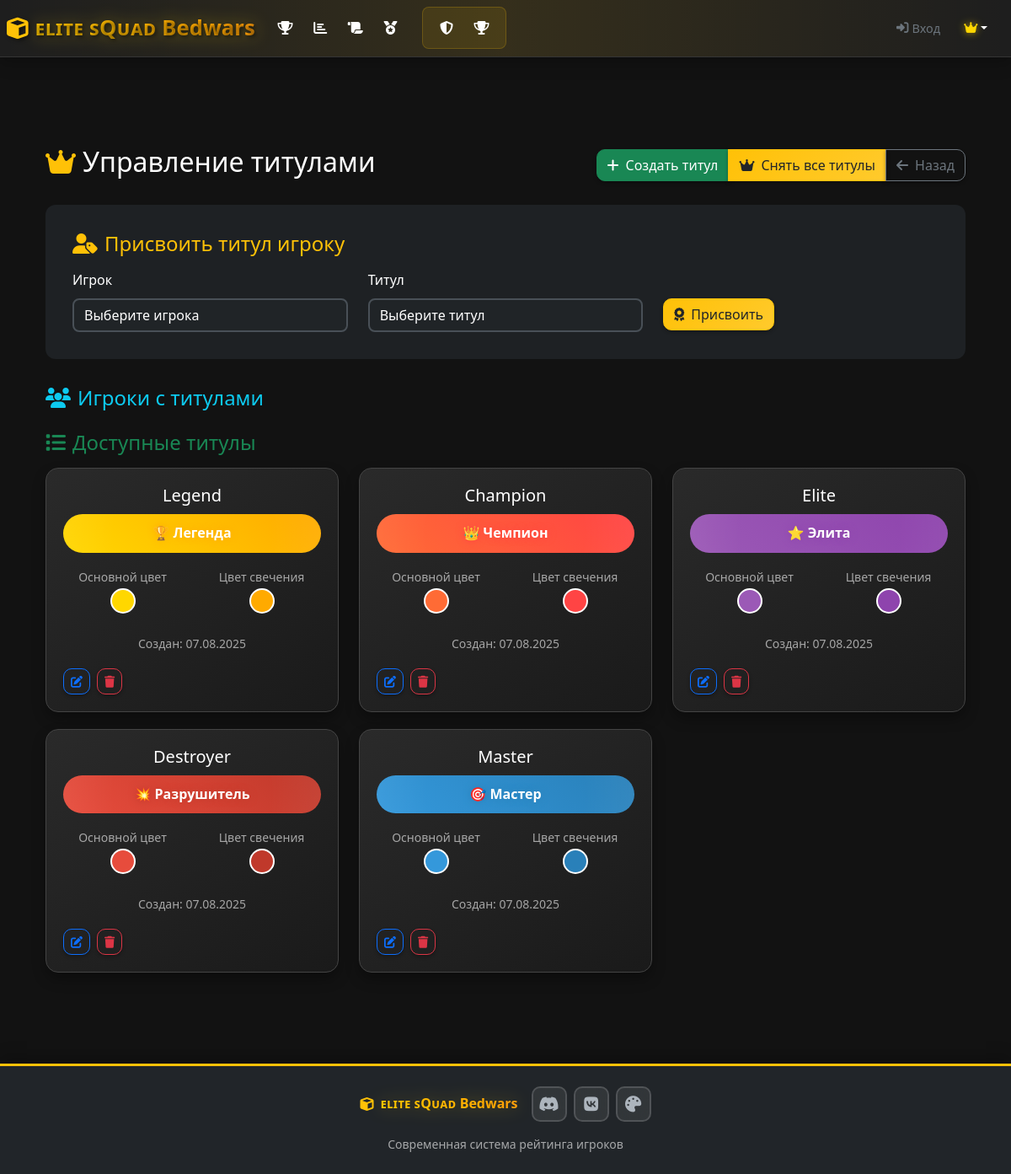
Page /admin/titles (signed in) on the committed database.
### models.py (models this page shows, shortened)
class CustomTitle(db.Model):
    id = db.Column(db.Integer, primary_key=True)
    name = db.Column(db.String(100), nullable=False, unique=True)
    display_name = db.Column(db.String(100), nullable=False)
    color = db.Column(db.String(7), default='#ffd700')  # Hex color
    glow_color = db.Column(db.String(7), default='#ffd700')  # Glow effect color
    is_active = db.Column(db.Boolean, default=True)
    created_at = db.Column(db.DateTime, default=datetime.utcnow)
    created_by = db.Column(db.String(100), default='admin')

### routes.py (the view)
@app.route('/admin/titles')
def admin_titles():
    if not session.get('is_admin', False):
        flash('Доступ запрещен!', 'error')
        return redirect(url_for('login'))
    titles = CustomTitle.query.all()
    players = Player.query.all()
    return render_template('admin_titles.html', titles=titles, players=players)

### models.py (called while the page is built)
    @property
    def active_custom_title(self):
        player_title = PlayerTitle.query.filter_by(
            player_id=self.id,
            is_active=True
        ).first()
        return player_title.title if player_title else None

### routes.py (called while the page is built)
@app.context_processor
def inject_current_player():
    current_player = None
    player_nickname = session.get('player_nickname')
    if player_nickname:
        current_player = Player.query.filter_by(nickname=player_nickname).first()
    if 'language' not in session:
        session['language'] = 'ru'
    return dict(current_player=current_player, current_language=session.get('language', 'ru'))

### templates/admin_titles.html (shortened to what this page needs)
{% extends "base.html" %}
{% block content %}
<div class="container-fluid py-4">
    <div class="d-flex justify-content-between align-items-center mb-4">
        <h2 class="page-title">
            <i class="fas fa-crown text-warning me-2 glow-effect"></i>Управление титулами
        </h2>
        <div class="btn-group">
            <button class="btn btn-success" data-bs-target="#createTitleModal" data-bs-toggle="modal">
                <i class="fas fa-plus me-2"></i>Создать титул
            </button>
            <button class="btn btn-warning" onclick="removeAllTitles()">
                <i class="fas fa-crown me-2"></i>Снять все титулы
            </button>
            <a href="{{ url_for('admin') }}" class="btn btn-outline-secondary">
                <i class="fas fa-arrow-left me-2"></i>Назад
            </a>
        </div>
    </div>
    <div class="assign-section">
        <h4 class="text-warning mb-3">
            <i class="fas fa-user-tag me-2"></i>Присвоить титул игроку
        </h4>
        <form method="POST" action="{{ url_for('assign_title') }}">
            <div class="row">
                <div class="col-md-4">
                    <label class="form-label">Игрок</label>
                    <select name="player_id" class="form-select" required>
                        <option value="">Выберите игрока</option>
                    </select>
                </div>
                <div class="col-md-4">
                    <label class="form-label">Титул</label>
                    <select name="title_id" class="form-select" required>
                        <option value="">Выберите титул</option>
                    </select>
                </div>
                <div class="col-md-4">
                    <label class="form-label">&nbsp;</label>
                    <button type="submit" class="btn btn-warning d-block">
                        <i class="fas fa-award me-2"></i>Присвоить
                    </button>
                </div>
            </div>
        </form>
    </div>
    <div class="mb-4">
        <h4 class="text-info mb-3">
            <i class="fas fa-users me-2"></i>Игроки с титулами
        </h4>
    </div>
    <div class="row">
        <div class="col-12">
            <h4 class="text-success mb-3">
                <i class="fas fa-list me-2"></i>Доступные титулы
            </h4>
        </div>
        {% for title in titles %}
        <div class="col-lg-6 col-xl-4">
            <div class="title-card">
                <div class="text-center mb-3">
                    <h5>{{ title.name|title }}</h5>
                    <div class="title-preview"
                         style="background: linear-gradient(45deg, {{ title.color }}, {{ title.glow_color }});
                                color: #fff; text-shadow: 0 0 10px {{ title.glow_color }};">
                        {{ title.display_name }}
                    </div>
                </div>
                <div class="row text-center">
                    <div class="col-6">
                        <small class="text-muted">Основной цвет</small>
                        <div class="color-preview" style="background: {{ title.color }};"></div>
                    </div>
                    <div class="col-6">
                        <small class="text-muted">Цвет свечения</small>
                        <div class="color-preview" style="background: {{ title.glow_color }};"></div>
                    </div>
                </div>
                <div class="text-center mt-3">
                    <small class="text-muted">
                        Создан: {{ title.created_at.strftime('%d.%m.%Y') }}
                    </small>
                </div>
                <div class="d-flex gap-2 mt-3">
                    <button class="btn btn-sm btn-outline-primary" onclick="editTitle({{ title.id }})">
                        <i class="fas fa-edit"></i>
                    </button>
                    <button class="btn btn-sm btn-outline-danger" onclick="deleteTitle({{ title.id }})">
                        <i class="fas fa-trash"></i>
                    </button>
                </div>
            </div>
        </div>
        {% endfor %}
    </div>
</div>
{% endblock %}

### static/css/style.css (style rules this page uses)
:root { --primary-color: #ffc107; --secondary-color: #6c757d; --success-color: #198754; --danger-color: #dc3545; --warning-color: #ffc107; --info-color: #0dcaf0; --dark-color: #212529; --light-color: #f8f9fa; --minecraft-green: #00aa00; --minecraft-red: #ff5555; --minecraft-blue: #5555ff; --minecraft-gold: #ffaa00; --minecraft-purple: #aa00aa; --reputation-color: #007bff; --bg-primary: linear-gradient(135deg, #1a1a1a 0%, #2d2d2d 100%); --bg-secondary: linear-gradient(135deg, #343a40 0%, #495057 100%); --bg-accent: linear-gradient(135deg, #ffc107 0%, #ffca2c 100%); --shadow-sm: 0 2px 4px rgba(0, 0, 0, 0.3); --shadow-md: 0 4px 8px rgba(0, 0, 0, 0.4); --shadow-lg: 0 8px 16px rgba(0, 0, 0, 0.5); --shadow-glow: 0 0 20px rgba(255, 193, 7, 0.3); }
* { box-sizing: border-box; cursor: none !important; }
html, body { height: 100%; max-height: 100%; margin: 0; padding: 0; }
body { background: var(--bg-primary); color: #ffffff; font-family: 'Segoe UI', Tahoma, Geneva, Verdana, sans-serif; line-height: 1.6; overflow-x: hidden; cursor: default; display: flex; flex-direction: column; min-height: 100vh; cursor: none !important; }
html, body { height: 100%; }
.glow-effect { animation: iconGlow 2s ease-in-out infinite alternate; }
.btn { border-radius: 10px; font-weight: 500; transition: all 0.3s cubic-bezier(0.25, 0.46, 0.45, 0.94); box-shadow: var(--shadow-sm); cursor: pointer; position: relative; overflow: hidden; }
.btn::before { content: ''; position: absolute; top: 0; left: -100%; width: 100%; height: 100%; background: linear-gradient(90deg, transparent, rgba(255, 255, 255, 0.2), transparent); transition: left 0.5s ease; }
.btn-warning { background: var(--bg-accent); border-color: var(--warning-color); color: #212529; }
.form-select { background: rgba(33, 37, 41, 0.8); border: 2px solid #495057; color: #ffffff; transition: all 0.3s ease; border-radius: 8px; }

### templates/admin_titles.html (style rules this page uses)
.title-card { background: linear-gradient(145deg, #2a2a2a, #1a1a1a); border: 1px solid #444; border-radius: 15px; padding: 20px; margin-bottom: 20px; box-shadow: 0 8px 16px rgba(0,0,0,0.3); transition: transform 0.3s ease; }
.title-preview { padding: 10px 20px; border-radius: 25px; font-weight: bold; margin: 10px 0; text-align: center; position: relative; overflow: hidden; }
.title-preview::before { content: ''; position: absolute; top: -50%; left: -50%; width: 200%; height: 200%; background: radial-gradient(circle, transparent 30%, rgba(255,255,255,0.1) 70%); animation: shimmer 3s linear infinite; }
.assign-section { background: rgba(33, 37, 41, 0.8); border-radius: 12px; padding: 2rem; margin-bottom: 2rem; }
.color-preview { width: 30px; height: 30px; border-radius: 50%; border: 2px solid #fff; display: inline-block; margin: 0 10px; }

### rows in the picture
CustomTitle: name "Legend", display_name "🏆 Легенда", created_at "07.08.2025"
CustomTitle: name "Champion", display_name "👑 Чемпион", created_at "07.08.2025"
CustomTitle: name "Elite", display_name "⭐ Элита", created_at "07.08.2025"
CustomTitle: name "Destroyer", display_name "💥 Разрушитель", created_at "07.08.2025"
CustomTitle: name "Master", display_name "🎯 Мастер", created_at "07.08.2025"
